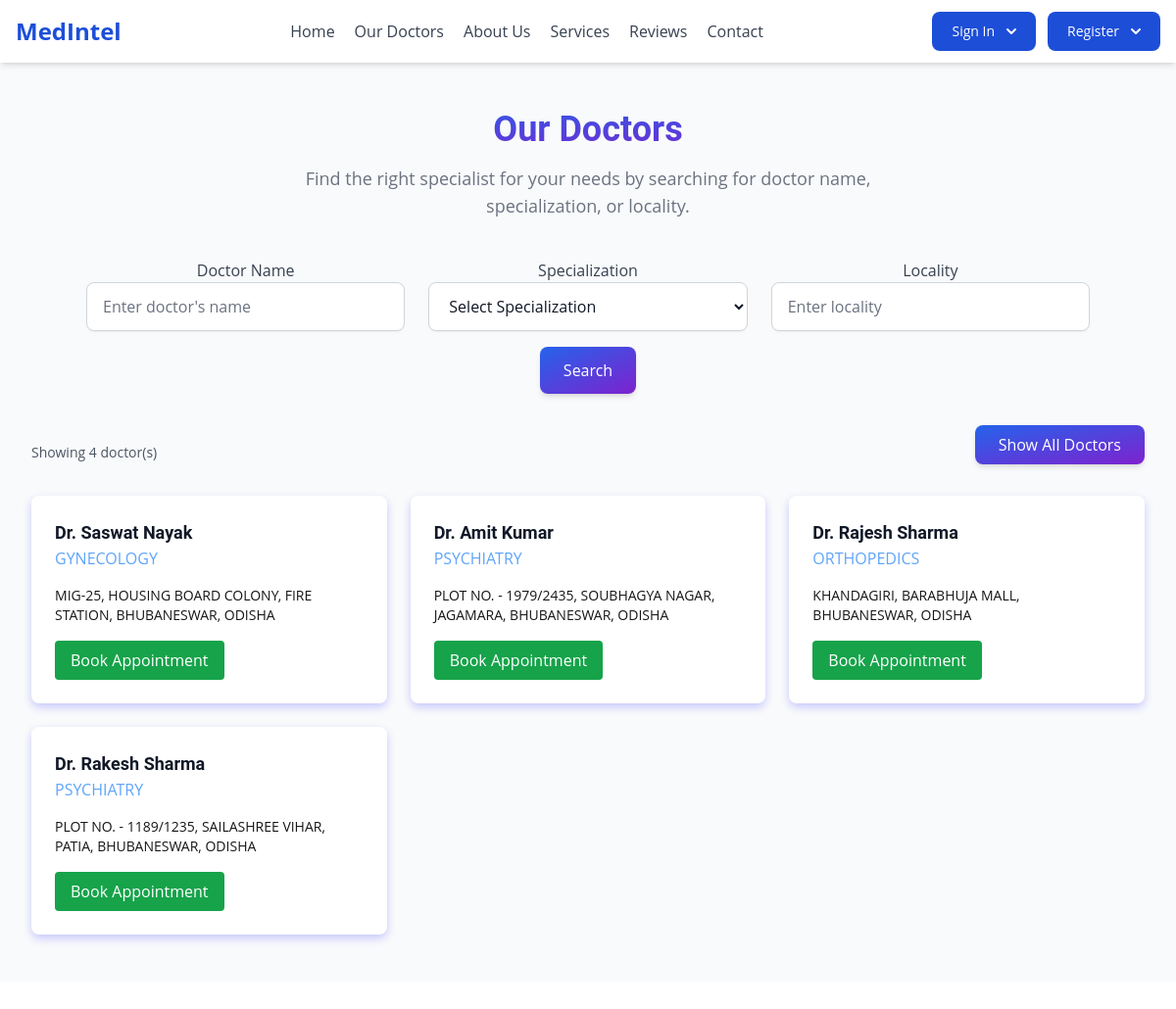
The app's page /our_doctors/ with its own data.
### main_app/models.py (models this page shows, shortened)
class Doctor(models.Model):
    STATUS_CHOICES = [
        ('Pending', 'Pending'),
        ('Approved', 'Approved'),
        ('Blocked', 'Blocked')
    ]
    GENDER_CHOICES = [
        ('Male', 'Male'),
        ('Female', 'Female'),
        ('Other', 'Other'),
    ]
    user = models.OneToOneField(User, on_delete=models.CASCADE, related_name='doctor')
    prac_address = models.ForeignKey(Address, on_delete=models.DO_NOTHING, null=True, blank=True)
    mobile_no = models.CharField(max_length = 20)
    gender = models.CharField(max_length = 10, choices=GENDER_CHOICES)
    medical_license_no = models.CharField(max_length = 20, unique=True)
    registration_no = models.CharField(max_length = 20, default='000000', unique=True)
    year_of_registration = models.IntegerField(default=2025)
    qualification = models.CharField(max_length = 100)
    qualification_doc = models.ForeignKey(Document, on_delete=models.DO_NOTHING, null=True, blank=True, related_name='qualification_docs')
    state_medical_council = models.CharField(max_length = 100)
    specialization = models.CharField(max_length = 100)
    aadhar_no = models.CharField(max_length=30, default='000000', unique=True)
    aadhar_doc = models.ForeignKey(Document, on_delete=models.DO_NOTHING, null=True, blank=True, related_name='aadhar_doc')
    status = models.CharField(max_length=10, choices=STATUS_CHOICES, default='Pending')
    class Meta:
        verbose_name = 'Doctor'
        verbose_name_plural = 'Doctors'

class Address(models.Model):
    address_line_one = models.CharField(max_length=255)
    locality = models.CharField(max_length=255)
    city = models.CharField(max_length=255)
    state = models.CharField(max_length=255)
    country = models.CharField(max_length=255)
    def __str__(self):
        return self.address_line_one + ', ' + self.locality + ', ' + self.city + ', ' + self.state

### main_app/views.py (the view)
# urls.py: path('our_doctors/', views.our_docts, name='our_docts'),
def our_docts(request):
    doctor_name = request.GET.get('doctor-name', '').strip()
    specialization = request.GET.get('specialization', '').strip()
    locality = request.GET.get('locality', '').strip()
    doctors = Doctor.objects.filter(status='Approved')
    if doctor_name:
        doctors = doctors.filter(
            models.Q(user__first_name__icontains=doctor_name) |
            models.Q(user__last_name__icontains=doctor_name)
        )
    if specialization:
        doctors = doctors.filter(specialization__icontains=specialization)
    if locality:
        doctors = doctors.filter(prac_address__locality__icontains=locality)
    doctors_found = doctors.exists()
    return render(request, 'homepage/our_doctors.html', {
        'doctors': doctors,
        'doctorname': doctor_name,
        'specialization': specialization,
        'locality': locality,
        'doctors_found': doctors_found,
    })

### templates/homepage/our_doctors.html (shortened to what this page needs)
{% extends "basic.html" %}
{% load static %}
{% block extrahead %}
<script src="https://cdn.tailwindcss.com"></script>
<link rel="stylesheet" href="https://cdnjs.cloudflare.com/ajax/libs/font-awesome/6.5.1/css/all.min.css">
<link rel="stylesheet" href="{% static "homepage/css/our_doc.css" %}">
{% endblock extrahead %}
{% block content %}
<div class="antialiased text-gray-800 min-h-screen flex flex-col">
    <main id="main-content" class="flex-1 relative h-full">
        <div id="RolloutPageContent">
            <div id="root">
                <section id="search" class="py-12 px-4 sm:px-6 lg:px-8 bg-gray-50 dark:bg-neutral-900">
                    <div class="max-w-7xl mx-auto">
                        <div class="text-center mb-10">
                            <h1 class="text-3xl sm:text-4xl font-bold bg-gradient-to-br from-blue-600 to-purple-700 text-transparent bg-clip-text mb-4">Our Doctors</h1>
                            <p class="text-lg text-gray-500 dark:text-gray-300 max-w-2xl mx-auto">Find the right specialist for your needs by searching for doctor name, specialization, or locality.</p>
                        </div>
                        <form method="GET" class="max-w-5xl mx-auto mb-8">
                            <div class="grid grid-cols-1 md:grid-cols-3 gap-6">
                                <div>
                                    <label for="doctor-name" class="block font-medium text-gray-700 dark:text-gray-300 text-center">Doctor Name</label>
                                    <input id="doctor-name" name="doctor-name" type="text"
                                        placeholder="Enter doctor's name"
                                        class="block w-full px-4 py-3 border border-gray-300 rounded-lg bg-white dark:bg-neutral-800 dark:border-neutral-700 focus:outline-none focus:ring-2 focus:ring-blue-500 focus:border-blue-500 text-gray-900 dark:text-white placeholder-gray-500 dark:placeholder-gray-400 shadow-sm"
                                        value="{{ request.GET.doctorname }}">
                                </div>
                                <div>
                                    <label for="specialization" class="block font-medium text-gray-700 dark:text-gray-300 text-center">Specialization</label>
                                    <select id="specialization" name="specialization"
                                        class="block w-full px-4 py-3 border border-gray-300 rounded-lg bg-white dark:bg-neutral-800 dark:border-neutral-700 focus:outline-none focus:ring-2 focus:ring-blue-500 focus:border-blue-500 text-gray-900 dark:text-white shadow-sm">
                                        <option value="">Select Specialization</option>
                                    </select>
                                </div>
                                <div>
                                    <label for="locality" class="block font-medium text-gray-700 dark:text-gray-300 text-center">Locality</label>
                                    <input id="locality" name="locality" type="text"
                                        placeholder="Enter locality"
                                        class="block w-full px-4 py-3 border border-gray-300 rounded-lg bg-white dark:bg-neutral-800 dark:border-neutral-700 focus:outline-none focus:ring-2 focus:ring-blue-500 focus:border-blue-500 text-gray-900 dark:text-white placeholder-gray-500 dark:placeholder-gray-400 shadow-sm"
                                        value="{{ request.GET.locality }}">
                                </div>
                            </div>
                            <div class="mt-4 text-center">
                                <button type="submit" class="px-6 py-3 bg-gradient-to-br from-blue-600 to-purple-700 text-white font-medium rounded-lg shadow-md hover:bg-blue-700 focus:outline-none focus:ring-2 focus:ring-blue-500 focus:ring-opacity-50">
                                    Search
                                </button>
                            </div>
                        </form>
                        <div class="flex justify-between items-center max-w-7xl mx-auto mb-4">
                            <p class="text-sm text-gray-600 dark:text-gray-400" id="results-count">
                                {% if doctors_found %}
                                    Showing {{ doctors.count }} doctor(s)
                                {% else %}
                                    No doctors found
                                {% endif %}
                            </p>
                            <form method="GET">
                                <button type="submit" class="px-6 py-2 bg-gradient-to-br from-blue-600 to-purple-700 text-white font-medium rounded-lg shadow-md hover:bg-blue-700 focus:outline-none focus:ring-2 focus:ring-blue-500 focus:ring-opacity-50">
                                    Show All Doctors
                                </button>
                            </form>
                        </div>
                        <div class="grid grid-cols-1 sm:grid-cols-2 lg:grid-cols-3 gap-6 max-w-7xl mx-auto" id="doctors-list">
                            {% if doctors_found %}
                                {% for doctor in doctors %}
                                    <div class="bg-white dark:bg-neutral-800 rounded-lg shadow-[0_4px_10px_rgba(0,0,255,0.2)] overflow-hidden transition-transform duration-300 hover:shadow-lg hover:-translate-y-1">
                                        <div class="p-6">
                                            <div class="flex items-center mb-4">
                                                <div>
                                                    <h3 class="text-lg font-bold text-gray-900 dark:text-white">Dr. {{ doctor.user.first_name }} {{ doctor.user.last_name }}</h3>
                                                    <p class="text-blue-400 dark:text-neutral-400 font-medium uppercase">
                                                        {{ doctor.specialization }}
                                                    </p>
                                                    <p class="text-neutral-900 dark:text-neutral-400 mt-4 font-medium uppercase text-sm">
                                                        {% if doctor.prac_address %}
                                                            {{ doctor.prac_address }}
                                                        {% else %}
                                                            None
                                                        {% endif %}
                                                    </p>
                                                </div>
                                            </div>
                                            {% if not user.doctor and not user.is_superuser %}
                                            <a href="{% url 'appointment' doctor.id %}">
                                                <button class="bg-green-600 text-white px-4 py-2 rounded">
                                                    Book Appointment
                                                </button>
                                            </a>
                                            {% endif %}
                                        </div>
                                    </div>
                                {% endfor %}
                            {% endif %}
                        </div>
                    </div>
                </section>
            </div>
        </div>
    </main>
</div>
</div>
</body>
{% endblock content %}

### templates/basic.html (shortened to what this page needs)
{% load static %}
<html lang="en">
<head>
      <script src="https://cdn.tailwindcss.com"></script>
      <link rel="stylesheet" href="https://cdnjs.cloudflare.com/ajax/libs/font-awesome/6.5.1/css/all.min.css"
 />
    {% block extrahead %}{% endblock extrahead %}
</head>
<body>
    <header id="header" class="bg-white dark:bg-neutral-900 shadow-md sticky top-0 z-50">
        <nav class="mx-auto px-4 py-3">
            <div class="flex justify-between items-center">
                <div class="flex items-center">
                    <a href="#hero" class="text-2xl font-bold text-blue-700 dark:text-blue-400">
                        MedIntel
                    </a>
                </div>
                <div class="hidden md:flex space-x-5">
                    <a href="{% url 'home' %}#hero" class="text-gray-700 hover:text-blue-600 dark:text-gray-300 dark:hover:text-blue-400 transition duration-300">Home</a>
                    <a href="{% url 'our_docts' %}" class="text-gray-700 hover:text-blue-600 dark:text-gray-300 dark:hover:text-blue-400 transition duration-300">Our Doctors</a>
                    <a href="{% url 'home' %}#about" class="text-gray-700 hover:text-blue-600 dark:text-gray-300 dark:hover:text-blue-400 transition duration-300">About Us</a>
                    <a href="{% url 'home' %}#services" class="text-gray-700 hover:text-blue-600 dark:text-gray-300 dark:hover:text-blue-400 transition duration-300">Services</a>
                    <a href="{% url 'home' %}#user-reviews" class="text-gray-700 hover:text-blue-600 dark:text-gray-300 dark:hover:text-blue-400 transition duration-300">Reviews</a>
                    <a href="{% url 'home' %}#contact" class="text-gray-700 hover:text-blue-600 dark:text-gray-300 dark:hover:text-blue-400 transition duration-300">Contact</a>
                </div>
                <div class="hidden md:flex items-center space-x-3">
                    {% if user.is_authenticated %}
                        {% if user.patient %}
                            <span class="text-blue-700 dark:text-blue-400 font-medium">Hello, {{ user.patient.full_name }}</span>
                            <a href="{% url "patient_ui" %}" class="text-gray-700 hover:text-blue-600 dark:text-gray-300 dark:hover:text-blue-400 transition duration-300">Profile</a>
                        {% endif %}
                        {% if user.doctor %}
                            <span class="text-blue-700 dark:text-blue-400 font-medium">Hello, Dr. {{ user.username }}</span>
                            <a href="{% url "doctor_ui" %}" class="text-gray-700 hover:text-blue-600 dark:text-gray-300 dark:hover:text-blue-400 transition duration-300">Profile</a>
                        {% endif %}
                        {% if user.is_superuser %}
                            <span class="text-blue-700 dark:text-blue-400 font-medium">Hello, {{ user.username }}</span>
                            <a href="{% url 'admin:index' %}" class="text-gray-700 hover:text-blue-600 dark:text-gray-300 dark:hover:text-blue-400 transition duration-300">Admin Site</a>
                        {% endif %}
                        <button onclick="openModal()" class="bg-blue-600 text-white px-4 py-2 rounded">Log out</button>
                    {% else %}
                      <div class="relative inline-block text-left">
                        <button
                          data-dropdown-toggle="dropdownHover"
                          data-dropdown-trigger="hover"
                          class="dropclass text-white bg-blue-700 hover:bg-blue-800 focus:ring-4 focus:outline-none focus:ring-blue-300 font-medium rounded-lg text-sm px-5 py-2.5 text-center inline-flex items-center dark:bg-blue-600 dark:hover:bg-blue-700 dark:focus:ring-blue-800"
                          type="button">
                          Sign In
                          <svg class="w-2.5 h-2.5 ms-3" aria-hidden="true" xmlns="http://www.w3.org/2000/svg" fill="none" viewBox="0 0 10 6">
                          <path stroke="currentColor" stroke-linecap="round" stroke-linejoin="round" stroke-width="2" d="m1 1 4 4 4-4"/>
                          </svg>
                    </button>
                    </div>
                    <div class="relative inline-block text-left">
                    <button
                          data-dropdown-toggle="dropdownHover"
                          data-dropdown-trigger="hover"
                          class="dropclass text-white bg-blue-700 hover:bg-blue-800 focus:ring-4 focus:outline-none focus:ring-blue-300 font-medium rounded-lg text-sm px-5 py-2.5 text-center inline-flex items-center dark:bg-blue-600 dark:hover:bg-blue-700 dark:focus:ring-blue-800"
                          type="button">
                          Register
                          <svg class="w-2.5 h-2.5 ms-3" aria-hidden="true" xmlns="http://www.w3.org/2000/svg" fill="none" viewBox="0 0 10 6">
                          <path stroke="currentColor" stroke-linecap="round" stroke-linejoin="round" stroke-width="2" d="m1 1 4 4 4-4"/>
                          </svg>
                    </button>
                  </div>
                    {% endif %}
                </div>
            </div>
        </nav>
    </header>
    <div class="container-fluid pgcontent">
        {% block content %}{% endblock content %}
</body>
</html>

### templates/basic.html (style rules this page uses)
h1, h2, h3, h4, h5, h6 { font-family: Roboto, sans-serif, Inter, system-ui, sans-serif; }
body { font-family: Open Sans, sans-serif, Inter, system-ui, sans-serif; scroll-behavior: smooth; }
html { scroll-behavior: smooth; }

### records on screen
Doctor: user.first_name "Saswat", user.last_name "Nayak", specialization "GYNECOLOGY", prac_address "MIG-25, HOUSING BOARD COLONY, FIRE STATION, BHUBANESWAR, ODISHA"
Doctor: user.first_name "Amit", user.last_name "Kumar", specialization "PSYCHIATRY", prac_address "PLOT NO. - 1979/2435, SOUBHAGYA NAGAR, JAGAMARA, BHUBANESWAR, ODISHA"
Doctor: user.first_name "Rajesh", user.last_name "Sharma", specialization "ORTHOPEDICS", prac_address "KHANDAGIRI, BARABHUJA MALL, BHUBANESWAR, ODISHA"
Doctor: user.first_name "Rakesh", user.last_name "Sharma", specialization "PSYCHIATRY", prac_address "PLOT NO. - 1189/1235, SAILASHREE VIHAR, PATIA, BHUBANESWAR, ODISHA"

### other values on screen
{{ doctors.count }} "4"
